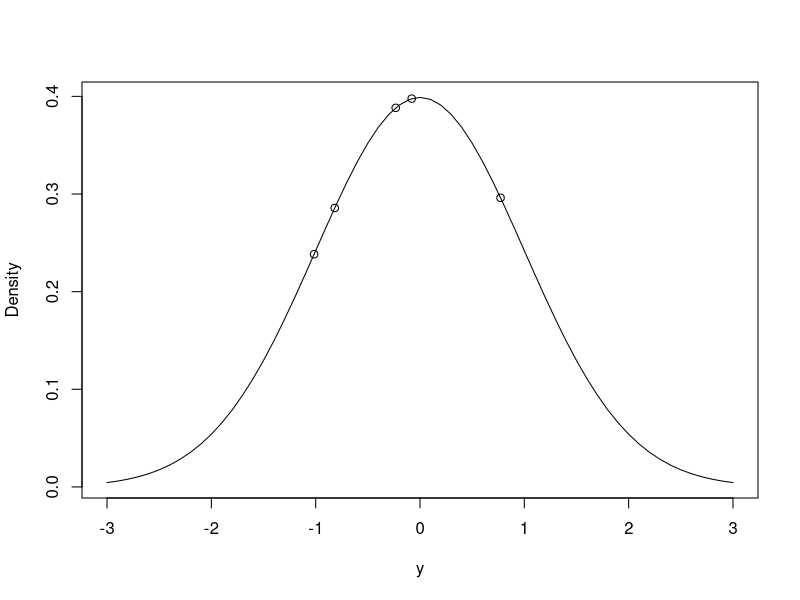
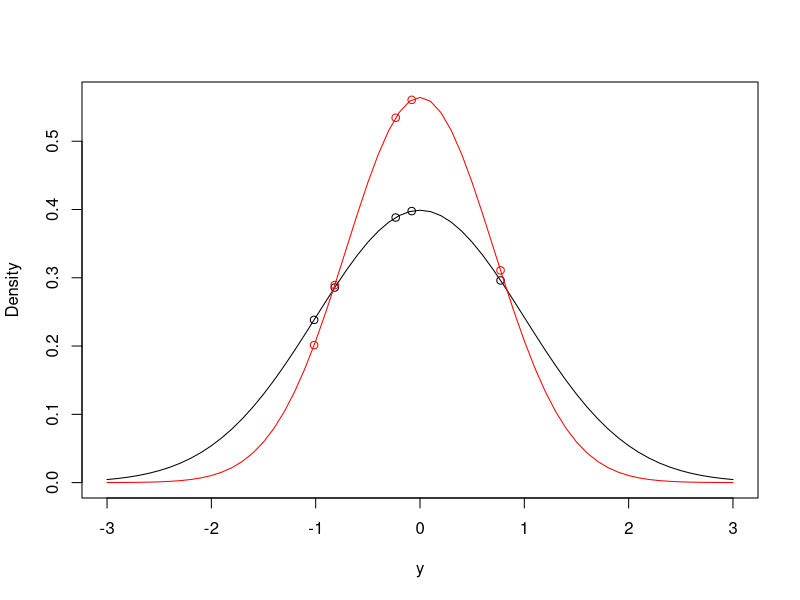

These figures' R source, in order: (Note: this script raises an error after producing the figures.)
## ---- chunk 1
set.seed(17)
## ---- chunk 2
Ndata<-data.frame(y=rnorm(5, mean=0, sd=1))
Ndata$y
## ---- chunk 3
possible.y<-seq(-3,3,0.1)                    # possible values of y
Probability<-dnorm(possible.y, mean=0, sd=1) # density of possible values 
plot(Probability~possible.y, type="l", ylab="Density", xlab="y")
Probability.y<-dnorm(Ndata$y, mean=0, sd=1)  # density of actual values
points(Probability.y~Ndata$y)
## ---- chunk 4
prod(dnorm(Ndata$y, mean=0, sd=1))
## ---- chunk 5
prod(dnorm(Ndata$y, mean=0, sd=sqrt(0.5)))
## ---- chunk 6
pos.y<-seq(-3,3,0.1)
plot(dnorm(pos.y, mean=0, sd=1)~pos.y, type="l", ylim=c(0,max(dnorm(0, mean=0, sd=sqrt(0.5)))), ylab="Density", xlab="y")
points(Ndata$y, dnorm(Ndata$y, mean=0, sd=1))
lines(dnorm(pos.y, mean=0, sd=sqrt(0.5))~pos.y, type="l", col="red")
points(Ndata$y, dnorm(Ndata$y, mean=0, sd=sqrt(0.5)), col="red")
## ---- chunk 7
lik<-function(par, y, log=FALSE){
   if(log){
     l<-sum(dnorm(y, mean=par[1], sd=sqrt(par[2]), log=TRUE))
   }else{
     l<-prod(dnorm(y, mean=par[1], sd=sqrt(par[2])))
   }
   return(l)
} 
mu<-seq(-2,2,length=100)
sigma2<-seq(0.0001,5,length=100)
L<-matrix(0,100,100)

for(i in 1:100){
   for(j in 1:100){
      L[i,j]<-lik(c(mu[i], sigma2[j]), y=Ndata$y)
   }
}
## ---- chunk 8
lik<-function(par, y, log=FALSE){
   if(log){
     l<-sum(dnorm(y, mean=par[1], sd=sqrt(par[2]), log=TRUE))
   }else{
     l<-prod(dnorm(y, mean=par[1], sd=sqrt(par[2])))
   }
   return(l)
}   
# function which takes the parameter vector (mean and *variance*) and the data and returns the (log) likelihood

MLest<-optim(c(mean=0,var=1), fn=lik, y=Ndata$y, log=TRUE, control = list(fnscale = -1,reltol=1e-16))$par
## ---- chunk 9
MLest
## ---- chunk 10
m1a.1<-glm(y~1, data=Ndata)
summary(m1a.1)
## ---- chunk 11
MLest["var"]*(5/4)
## ---- chunk 12
prior.p<-function(par, priorB, priorR, log=FALSE){
    if(log){
      d<-dnorm(par[1], mean=priorB$mu, sd=sqrt(priorB$V), log=TRUE)+dprior(par[2], priorR, log=TRUE)
    }else{
      d<-dnorm(par[1], mean=priorB$mu, sd=sqrt(priorB$V))*dprior(par[2], priorR)
    } 
    return(d) 
}
## ---- chunk 13
prior<-list(R=list(V=1, nu=0.002), B=list(mu=0, V=1e+8))
## ---- chunk 14
likprior<-function(par, y, priorB, priorR, log=FALSE){

 if(log){
   pd<-lik(par,y, log=TRUE)+prior.p(par,priorB=priorB,priorR=priorR, log=TRUE)
 }else{
   pd<-lik(par,y)*prior.p(par,priorB=priorB,priorR=priorR)
 } 
 return(pd)
}
## ---- chunk 15
P<-matrix(0,100,100)
for(i in 1:100){
   for(j in 1:100){
      P[i,j]<-likprior(c(mu[i], sigma2[j]), y=Ndata$y, priorB=prior$B, priorR=prior$R)
   }
}
## ---- chunk 16
Best<-optim(c(mean=0,var=1), fn=likprior, y=Ndata$y, priorB=prior$B, priorR=prior$R, log=TRUE, method="L-BFGS-B", lower=c(-1e+5, 1e-5), upper=c(1e+5,1e+5), control = list(fnscale = -1, factr=1e-16))$par
Best
## ---- chunk 17
p.0.5<-likprior(c(0,0.5), y=Ndata$y, priorB=prior$B, priorR=prior$R)
p.1.0<-likprior(c(0,1.0), y=Ndata$y, priorB=prior$B, priorR=prior$R)

p.0.5/p.1.0
## ---- chunk 18
C<-adaptIntegrate(likprior, y=Ndata$y, priorR=prior$R, priorB=prior$B, lower=c(-Inf, 0), upper=c(Inf, Inf))$integral
## ---- chunk 19
p.square<-adaptIntegrate(likprior, y=Ndata$y, priorR=prior$R, priorB=prior$B, lower=c(-2, 0), upper=c(2,5))$integral
p.square/C
## ---- chunk 20
m1a.2<-MCMCglmm(y~1, data=Ndata, prior=prior, thin=1)
## ---- chunk 21
prop.table(table(m1a.2$Sol>-2 & m1a.2$Sol<2 & m1a.2$VCV<5))
## ---- chunk 22
P.new<-L
mu.new<-seq(Best[1]-1, Best[1]+1, length=100)
sigma2.new<-seq(max(Best[2]-1,0.00001), Best[2]+1, length=100)
for(i in 1:100){
for(j in 1:100){
P.new[i,j]<-likprior(c(mu.new[i], sigma2.new[j]), y=Ndata$y, priorB=prior$B, priorR=prior$R)
}}
P.new<-P.new/C
## ---- chunk 23
P.new2<-L
mu.new<-seq(Best[1]-1, Best[1]+1, length=100)
sigma2.new2<-seq(1, Best[2]+2, length=100)
for(i in 1:100){
for(j in 1:100){
P.new2[i,j]<-likprior(c(mu.new[i], sigma2.new2[j]), y=Ndata$y, priorB=prior$B, priorR=prior$R)
}}
## ---- chunk 24
autocorr(m1a.2$Sol)
autocorr(m1a.2$VCV)
## ---- chunk 25
plot(m1a.2$Sol)
## ---- chunk 26
plot(log(m1a.2$VCV))
## ---- chunk 27
prior.m1a.3<-list(R=list(V=1, nu=0))
m1a.3<-MCMCglmm(y~1, data=Ndata, thin=1, prior=prior.m1a.3)
## ---- chunk 28
prior.m1a.4<-list(R=list(V=1e-16, nu=-2))
m1a.4<-MCMCglmm(y~1, data=Ndata, thin=1, prior=prior.m1a.4)
